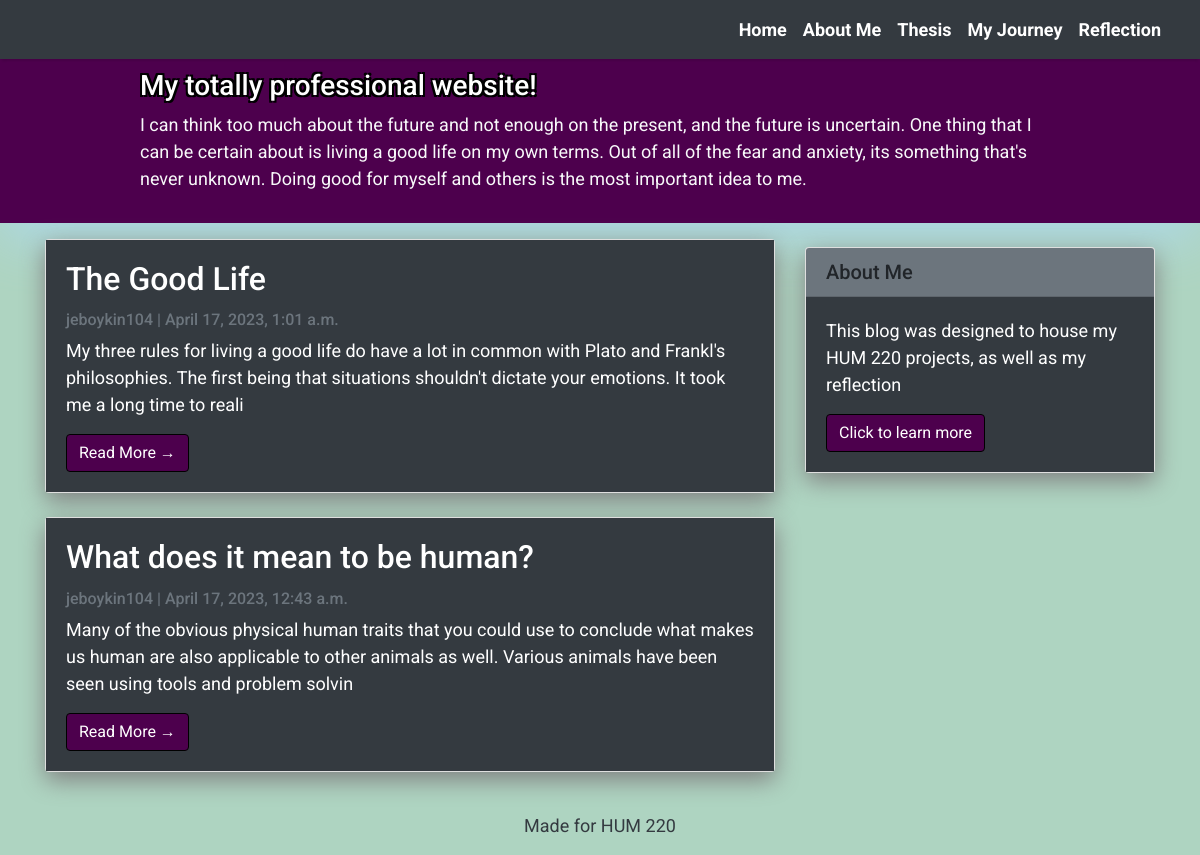
The page / on the database its author committed.
### capstone/models.py (models this page shows, shortened)
class Post(models.Model):
    title = models.CharField(max_length=200, unique=True)
    slug = models.SlugField(max_length=200, unique=True)
    author = models.ForeignKey(User, on_delete= models.CASCADE,related_name='blog_posts')
    updated_on = models.DateTimeField(auto_now= True)
    content = models.TextField()
    created_on = models.DateTimeField(auto_now_add=True)
    status = models.IntegerField(choices=STATUS, default=0)
    class Meta:
        ordering = ['-created_on']

### capstone/views.py (the view)
# urls.py: path('', views.PostList.as_view(), name='home'),
class PostList(generic.ListView):
    queryset = Post.objects.filter(status=1).order_by('-created_on')
    template_name = 'index.html'

### templates/index.html (shortened to what this page needs)
{% extends "base.html" %}
{% block content %}
<header class="masthead">
    <div class="container">
        <div class="row">
            <div class=" col-md-8 col-md-10 mx-auto">
                <div class="site-heading">
                    <h3 class="ht"> My totally professional website! </h3>
                    <p class="text-light">I can think too much about the future and not enough on the present, and the future is uncertain. One thing that I can be certain about is living a good life on my own terms. Out of all of the fear and anxiety, its something that's never unknown. Doing good for myself and others is the most important idea to me.
                    </p>
                </div>
            </div>
        </div>
    </div>
</header>
<div class="container">
    <div class="row">
        <div class="col-md-8 mt-3 left">
            {% for post in post_list %}
            <div class="card mb-4">
                <div class="card-body bg-dark text-white border-info">
                    <h2 class="card-title">{{ post.title }}</h2>
                    <p class="card-text text-muted h6">{{ post.author }} | {{ post.created_on}} </p>
                    <p class="card-text">{{post.content|slice:":200" }}</p>
                    <a href="{% url 'post_detail' post.slug  %}" class="btn btn-secondary">Read More &rarr;</a>
                </div>
            </div>
            {% endfor %}
        </div>
        {% block sidebar %} {% include 'sidebar.html' %} {% endblock sidebar %}
    </div>
</div>
{%endblock%}

### templates/base.html (shortened to what this page needs)
<!DOCTYPE html>
<html>
    <head>
        <link rel="stylesheet" href="https://maxcdn.bootstrapcdn.com/bootstrap/4.0.0/css/bootstrap.min.css"
 />
    </head>
    <body>
        <nav class="navbar navbar-expand-lg navbar-light bg-dark shadow sticky-top" id="mainNav">
            <div class="container-fluid">
                <div class="collapse navbar-collapse" id="navbarResponsive">
                    <ul class="navbar-nav ml-auto">
			<li class="nav-item text-black">
                            <a class="nav-link text-white font-weight-bold" href="/">Home</a>
                        </li>
                        <li class="nav-item text-black">
                            <a class="nav-link text-white font-weight-bold" href="/aboutme">About Me</a>
                        </li>
                        <li class="nav-item text-black">
                            <a class="nav-link text-white font-weight-bold" href="/thesis">Thesis</a>
                        </li>
                        <li class="nav-item text-black">
                            <a class="nav-link text-white font-weight-bold" href="/myjourney">My Journey</a>
                        </li>
			<li class="nav-item text-black">
                            <a class="nav-link text-white font-weight-bold" href="#">Reflection</a>
                        </li>
                    </ul>
                </div>
            </div>
        </nav>
        {% block content %}{% endblock content %}
        <footer class="py-3 bg-grey">
            <p class="m-0 text-dark text-center ">Made for HUM 220</p>
        </footer>
    </body>
</html>

### templates/sidebar.html (shortened to what this page needs)
{% block sidebar %}
<div class="col-md-4 float-right ">
<div class="card my-4">
        <h5 class="card-header bg-secondary">About Me</h5>
    <div class="card-body bg-dark text-white">
        <p class="card-text"> This blog was designed to house my HUM 220 projects, as well as my reflection</p>
        <a href="/aboutme"
           class="btn btn-secondary">Click to learn more</a>
    </div>
</div>
</div>
{% endblock sidebar %}

### templates/base.html (style rules this page uses)
body { font-family: "Roboto", sans-serif; font-size: 17px; background-color: #AED4C1; }
.shadow { box-shadow: 0 4px 2px -2px rgba(0, 0, 0, 0.1); }
.btn-secondary { color: #fff; background-color: #4d004d; border-color: #000000; }
.masthead { background: #4d004d; height: auto; padding-bottom: 15px; box-shadow: 0 16px 48px #add8e6; padding-top: 10px; }

### templates/index.html (style rules this page uses)
body { font-family: "Roboto", sans-serif; font-size: 18px; background-color: #AED4C1; }
.card { box-shadow: 0 16px 48px #E3E7EB; }
.ht { color: white; text-shadow: -2px -2px 0 #000, 2px -2px 0 #000, -2px 2px 0 #000, 2px 2px 0 #000; }

### templates/sidebar.html (style rules this page uses)
.card { box-shadow: 0 8px 24px gray; }

### rows shown on the page
Post: title "The Good Life", author "jeboykin104", created_on "April 17, 2023, 1:01 a.m.", content "My three rules for living a good life do have a lot in common with Plato and Frankl's philosophies. The first being that situations shouldn't dictate your emotions. It took me a long time to reali"
Post: title "What does it mean to be human?", author "jeboykin104", created_on "April 17, 2023, 12:43 a.m.", content "Many of the obvious physical human traits that you could use to conclude what makes us human are also applicable to other animals as well. Various animals have been seen using tools and problem solvin"
